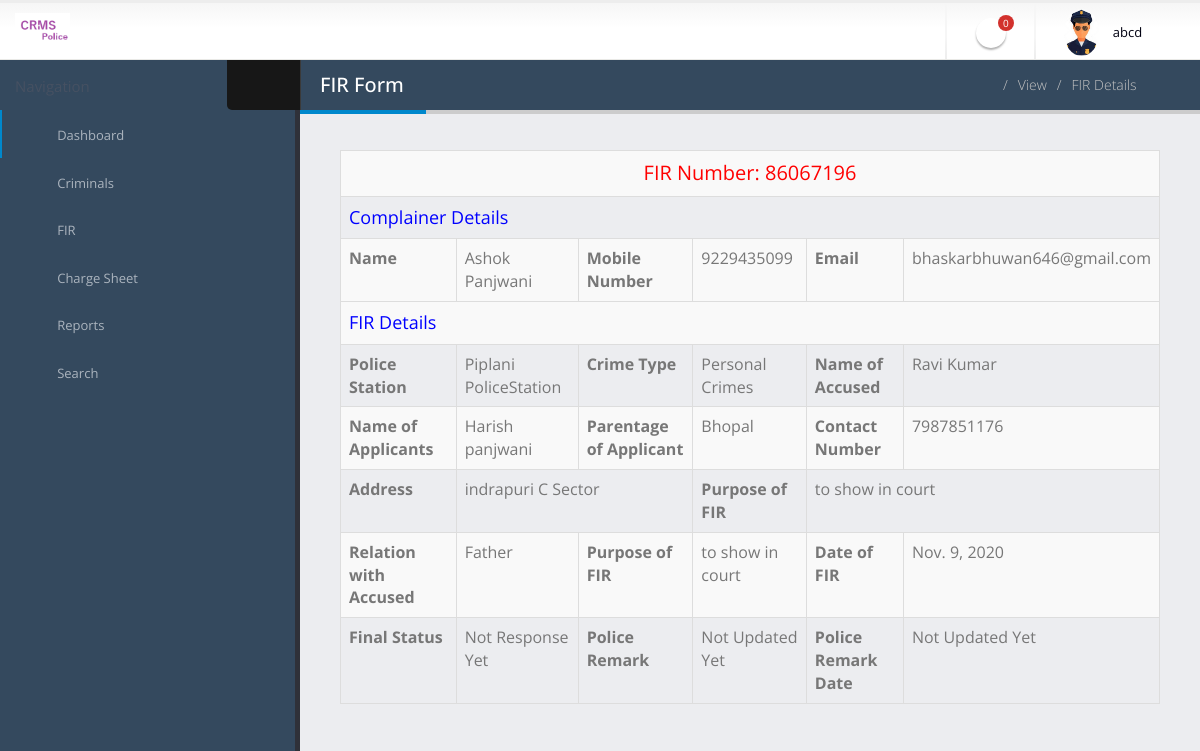
The page /view_searchfir/1 (signed in) on the database its author committed.
### crimerecord/models.py (models this page shows, shortened)
class Fir(models.Model):
    firno = models.CharField(max_length=20, blank=True)
    userid = models.ForeignKey(User, on_delete=models.CASCADE, null=True, blank=True)
    policestationid = models.ForeignKey(PoliceStation, on_delete=models.CASCADE, null=True, blank=True)
    crimetype = models.ForeignKey(Category, on_delete=models.CASCADE, null=True, blank=True)
    nameaccused = models.CharField(max_length=150, blank=True)
    nameapplicants = models.CharField(max_length=150, blank=True)
    parentageapplicant = models.CharField(max_length=100, blank=True)
    contactno = models.CharField(max_length=15, null=True, blank=True)
    address = models.CharField(max_length=300, blank=True)
    relationaccused = models.CharField(max_length=100, null=True, blank=True)
    purposeoffir = models.CharField(max_length=200, blank=True)
    dateoffir = models.DateField(blank=True)
    remark = models.CharField(max_length=200,null=True, blank=True)
    status = models.CharField(max_length=20,null=True, blank=True)
    remarkdate = models.DateField(null=True, blank=True)
    sectionoflaw = models.CharField(max_length=150,null=True, blank=True)
    investigationofficer = models.CharField(max_length=100,null=True, blank=True)
    investigationdetail = models.CharField(max_length=300,null=True, blank=True)
    chargesheetdate = models.DateField(null=True, blank=True)

class PoliceStation(models.Model):
    policestationname = models.CharField(max_length=150)
    policestationcode = models.CharField(max_length=20)
    creationdate = models.DateTimeField(auto_now_add=True)

class Category(models.Model):
    catname = models.CharField(max_length=100)
    catdes = models.CharField(max_length=300)
    creationdate = models.DateTimeField(auto_now_add=True)

### crimerecord/views.py (the view)
# urls.py: path('view_searchfir/<int:pid>',view_searchfir,name='view_searchfir'),
def view_searchfir(request,pid):
    if not request.user.is_authenticated:
        return redirect('police_login')
    userid = User.objects.get(id=request.user.id)
    policeid = Police.objects.get(user=userid)
    newfir = Fir.objects.filter(policestationid=policeid.policestationid, status=None)
    newfircount = Fir.objects.filter(policestationid=policeid.policestationid, status=None).count()
    fir = Fir.objects.get(id=pid)
    d = {'fir':fir,'newfir':newfir,'newfircount':newfircount}
    return render(request,'view_searchfir.html', d)

### crimerecord/templates/view_searchfir.html (shortened to what this page needs)
{% load static %}
{% block body %}
<html class="fixed">
	<head>
	<link rel="stylesheet" href="{% static 'user/assets/vendor/bootstrap/css/bootstrap.css' %}" />
		<link rel="stylesheet" href="{% static 'user/assets/vendor/font-awesome/css/font-awesome.css' %}" />
		<link rel="stylesheet" href="{% static 'user/assets/vendor/magnific-popup/magnific-popup.css' %}" />
		<link rel="stylesheet" href="{% static 'user/assets/vendor/bootstrap-datepicker/css/datepicker3.css' %}" />
		<link rel="stylesheet" href="{% static 'user/assets/stylesheets/theme.css' %}" />
		<link rel="stylesheet" href="{% static 'user/assets/stylesheets/skins/default.css' %}" />
		<link rel="stylesheet" href="{% static 'user/assets/stylesheets/theme-custom.css' %}">
	</head>
	<body>
		<section class="body">
		{% include 'headerpolice.html' %}
			<div class="inner-wrapper">
				{% include 'sidebarpolice.html' %}
				<section role="main" class="content-body">
					<header class="page-header">
						<h2>FIR Form</h2>
						<div class="right-wrapper pull-right">
							<ol class="breadcrumbs">
								<li>
									<a href="{% url 'police_home' %}">
										<i class="fa fa-home"></i>
									</a>
								</li>
								<li><span>View</span></li>
								<li><span>FIR Details</span></li>
							</ol>
							<a class="sidebar-right-toggle" data-open="sidebar-right"><i class="fa fa-chevron-left"></i></a>
						</div>
					</header>
					<div class="row">
						<div class="col-md-12">
                            <table border="1" class="table table-bordered table-striped table-vcenter js-dataTable-full-pagination">
                            	<tr>
<td colspan="6" style="font-size:20px;color:red;text-align: center;">
 FIR Number: {{fir.firno}}</td></tr>
 <tr>
<td colspan="6" style="font-size:18px;color:blue">
 Complainer Details</td></tr>
                                            <tr>
    <th>Name</th>
    <td>{{fir.userid.first_name}}</td>
     <th>Mobile Number</th>
    <td>{{fir.userid.last_name}}</td>
    <th>Email</th>
    <td>{{fir.userid.username}}</td>
  </tr>
  <tr>
    <tr>
<td colspan="6" style="font-size:18px;color:blue">
 FIR Details</td></tr>
    <th>Police Station</th>
    <td>{{fir.policestationid.policestationname}}</td>
    <th>Crime Type</th>
    <td>{{fir.crimetype.catname}}</td>
    <th>Name of Accused</th>
    <td>{{fir.nameaccused}}</td>
  </tr>
   <tr>
    <th>Name of Applicants</th>
    <td>{{fir.nameapplicants}}</td>
    <th>Parentage of Applicant</th>
   <td>{{fir.parentageapplicant}}</td>
     <th>Contact Number</th>
    <td>{{fir.contactno}}</td>
  </tr>
  <tr>
    <th>Address</th>
    <td colspan="2">{{fir.address}}</td>
    <th>Purpose of FIR</th>
    <td colspan="2">{{fir.purposeoffir}}</td>
  </tr>
  <tr>
   <th>Relation with Accused</th>
    <td>{{fir.relationaccused}}</td>
    <th>Purpose of FIR</th>
    <td>{{fir.purposeoffir}}</td>
    <th>Date of FIR</th>
    <td>{{fir.dateoffir}}</td>
  </tr>
  <tr>
     <th>Final Status</th>
    <td>
{% if fir.status == None %}
  Not Response Yet
{% endif %}
	</td>
     <th>Police Remark</th>
   {% if fir.status == None %}
                     <td>Not Updated Yet</td>
{% else %}
      <td>{{fir.status}}
                  </td>
                 {% endif %}
                  <th >Police Remark Date</th>
    {% if fir.status == None %}
                     <td>Not Updated Yet</td>
{% else %}
      <td>{{fir.remarkdate}}
                  </td>
                  {% endif %}
  </tr>
</table>
</div>
</div>
		</section>
	</body>
</html>
{% endblock %}

### crimerecord/templates/headerpolice.html (shortened to what this page needs)
{% load static %}
<header class="header">
                <div class="logo-container">
                    <a href="{% url 'police_home' %}" class="logo">
                        <img src="{% static 'police/assets/images/logo5.png' %}" height="35" />
                    </a>
                </div>
                <div class="header-right">
                    <span class="separator"></span>
                    <ul class="notifications">
                        <li>
                            <a href="#" class="dropdown-toggle notification-icon" data-toggle="dropdown">
                                <i class="fa fa-bell"></i>
                                <span class="badge">{{newfircount}}</span>
                            </a>
                        </li>
                    </ul>
                    <span class="separator"></span>
                    <div id="userbox" class="userbox">
                        <a href="#" data-toggle="dropdown">
                            <figure class="profile-picture">
                                <img src="{% static 'police/assets/images/police.png' %}" alt="Profile Pic" class="img-circle" data-lock-picture="{% static 'police/assets/images/police.png' %}" />
                            </figure>
                            <div class="profile-info" >
                                <span class="name">{{request.user.first_name}}</span>
                            </div>
                            <i class="fa custom-caret"></i>
                        </a>
                    </div>
                </div>
            </header>

### crimerecord/static/user/assets/stylesheets/skins/default.css (style rules this page uses)
a, .btn-link { color: #0088cc; }
.page-header h2 { border-bottom-color: #0088cc; }
.notifications .notification-menu:before, .notifications .notification-icon:before { border-bottom-color: #0088cc; }

### rows shown on the page
Fir: firno "86067196", userid.first_name "Ashok Panjwani", userid.last_name "9229435099", userid.username "bhaskarbhuwan646@gmail.com", policestationid.policestationname "Piplani PoliceStation", crimetype.catname "Personal Crimes", nameaccused "Ravi Kumar", nameapplicants "Harish panjwani", parentageapplicant "Bhopal", contactno "7987851176", address "indrapuri C Sector", purposeoffir "to show in court", relationaccused "Father", dateoffir "Nov. 9, 2020"

### other values the page prints
{{ newfircount }} "0"
{{ request.user.first_name }} "abcd"
